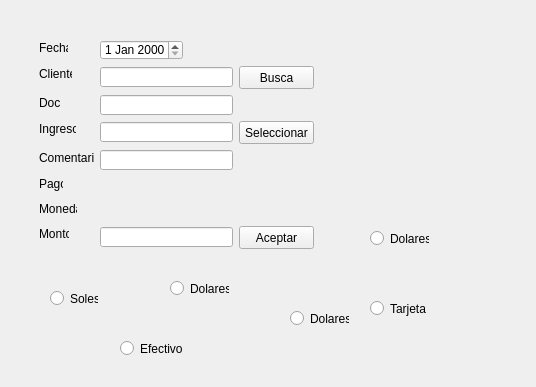
<?xml version="1.0" encoding="UTF-8"?>
<ui version="4.0">
 <class>tipo_activo_ui</class>
 <widget class="QWidget" name="tipo_activo_ui">
  <property name="geometry">
   <rect>
    <x>0</x>
    <y>0</y>
    <width>536</width>
    <height>387</height>
   </rect>
  </property>
  <property name="windowTitle">
   <string>Form</string>
  </property>
  <widget class="QLabel" name="label_4">
   <property name="geometry">
    <rect>
     <x>39</x>
     <y>121</y>
     <width>37</width>
     <height>16</height>
    </rect>
   </property>
   <property name="text">
    <string>Ingreso</string>
   </property>
  </widget>
  <widget class="QRadioButton" name="radioButton_2">
   <property name="geometry">
    <rect>
     <x>370</x>
     <y>300</y>
     <width>57</width>
     <height>17</height>
    </rect>
   </property>
   <property name="text">
    <string>Tarjeta</string>
   </property>
  </widget>
  <widget class="QPushButton" name="pushButton_2">
   <property name="geometry">
    <rect>
     <x>239</x>
     <y>121</y>
     <width>75</width>
     <height>23</height>
    </rect>
   </property>
   <property name="text">
    <string>Seleccionar</string>
   </property>
  </widget>
  <widget class="QLineEdit" name="lineEdit_5">
   <property name="geometry">
    <rect>
     <x>100</x>
     <y>150</y>
     <width>133</width>
     <height>20</height>
    </rect>
   </property>
  </widget>
  <widget class="QLabel" name="label_7">
   <property name="geometry">
    <rect>
     <x>39</x>
     <y>226</y>
     <width>30</width>
     <height>16</height>
    </rect>
   </property>
   <property name="text">
    <string>Monto</string>
   </property>
  </widget>
  <widget class="QLineEdit" name="lineEdit">
   <property name="geometry">
    <rect>
     <x>100</x>
     <y>67</y>
     <width>133</width>
     <height>20</height>
    </rect>
   </property>
  </widget>
  <widget class="QLineEdit" name="lineEdit_2">
   <property name="geometry">
    <rect>
     <x>100</x>
     <y>95</y>
     <width>133</width>
     <height>20</height>
    </rect>
   </property>
  </widget>
  <widget class="QRadioButton" name="radioButton_4">
   <property name="geometry">
    <rect>
     <x>290</x>
     <y>310</y>
     <width>59</width>
     <height>17</height>
    </rect>
   </property>
   <property name="text">
    <string>Dolares</string>
   </property>
  </widget>
  <widget class="QLabel" name="label_5">
   <property name="geometry">
    <rect>
     <x>39</x>
     <y>176</y>
     <width>24</width>
     <height>16</height>
    </rect>
   </property>
   <property name="text">
    <string>Pago</string>
   </property>
  </widget>
  <widget class="QRadioButton" name="radioButton">
   <property name="geometry">
    <rect>
     <x>120</x>
     <y>340</y>
     <width>62</width>
     <height>17</height>
    </rect>
   </property>
   <property name="text">
    <string>Efectivo</string>
   </property>
  </widget>
  <widget class="QPushButton" name="pushButton">
   <property name="geometry">
    <rect>
     <x>239</x>
     <y>66</y>
     <width>75</width>
     <height>23</height>
    </rect>
   </property>
   <property name="text">
    <string>Busca</string>
   </property>
  </widget>
  <widget class="QLineEdit" name="lineEdit_3">
   <property name="geometry">
    <rect>
     <x>100</x>
     <y>122</y>
     <width>133</width>
     <height>20</height>
    </rect>
   </property>
  </widget>
  <widget class="QLineEdit" name="lineEdit_4">
   <property name="geometry">
    <rect>
     <x>100</x>
     <y>227</y>
     <width>133</width>
     <height>20</height>
    </rect>
   </property>
  </widget>
  <widget class="QPushButton" name="pushButton_3">
   <property name="geometry">
    <rect>
     <x>239</x>
     <y>226</y>
     <width>75</width>
     <height>23</height>
    </rect>
   </property>
   <property name="text">
    <string>Aceptar</string>
   </property>
  </widget>
  <widget class="QLabel" name="label_2">
   <property name="geometry">
    <rect>
     <x>39</x>
     <y>66</y>
     <width>33</width>
     <height>16</height>
    </rect>
   </property>
   <property name="text">
    <string>Cliente</string>
   </property>
  </widget>
  <widget class="QLabel" name="label_8">
   <property name="geometry">
    <rect>
     <x>39</x>
     <y>150</y>
     <width>55</width>
     <height>16</height>
    </rect>
   </property>
   <property name="text">
    <string>Comentario</string>
   </property>
  </widget>
  <widget class="QRadioButton" name="radioButton_3">
   <property name="geometry">
    <rect>
     <x>50</x>
     <y>290</y>
     <width>48</width>
     <height>17</height>
    </rect>
   </property>
   <property name="text">
    <string>Soles</string>
   </property>
  </widget>
  <widget class="QLabel" name="label_6">
   <property name="geometry">
    <rect>
     <x>39</x>
     <y>201</y>
     <width>38</width>
     <height>16</height>
    </rect>
   </property>
   <property name="text">
    <string>Moneda</string>
   </property>
  </widget>
  <widget class="QLabel" name="label">
   <property name="geometry">
    <rect>
     <x>39</x>
     <y>40</y>
     <width>29</width>
     <height>16</height>
    </rect>
   </property>
   <property name="text">
    <string>Fecha</string>
   </property>
  </widget>
  <widget class="QLabel" name="label_3">
   <property name="geometry">
    <rect>
     <x>39</x>
     <y>95</y>
     <width>22</width>
     <height>16</height>
    </rect>
   </property>
   <property name="text">
    <string>Doc.</string>
   </property>
  </widget>
  <widget class="QDateEdit" name="dateEdit">
   <property name="geometry">
    <rect>
     <x>100</x>
     <y>40</y>
     <width>83</width>
     <height>20</height>
    </rect>
   </property>
  </widget>
  <widget class="QRadioButton" name="radioButton_5">
   <property name="geometry">
    <rect>
     <x>370</x>
     <y>230</y>
     <width>59</width>
     <height>17</height>
    </rect>
   </property>
   <property name="text">
    <string>Dolares</string>
   </property>
  </widget>
  <widget class="QRadioButton" name="radioButton_6">
   <property name="geometry">
    <rect>
     <x>170</x>
     <y>280</y>
     <width>59</width>
     <height>17</height>
    </rect>
   </property>
   <property name="text">
    <string>Dolares</string>
   </property>
  </widget>
 </widget>
 <resources/>
 <connections/>
</ui>
